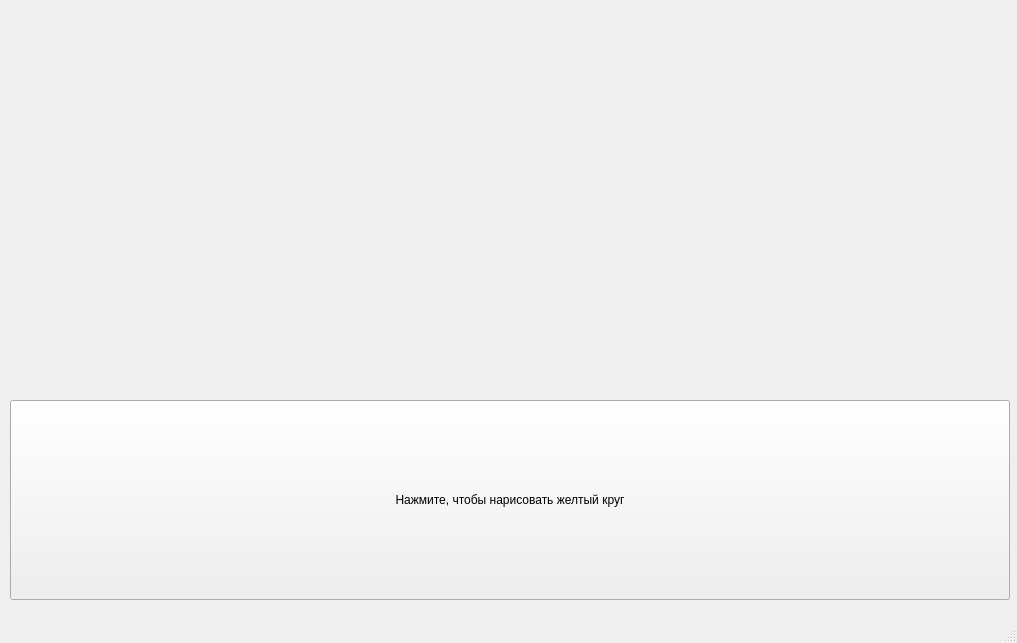
<?xml version="1.0" encoding="UTF-8"?>
<ui version="4.0">
 <class>MainWindow</class>
 <widget class="QMainWindow" name="MainWindow">
  <property name="geometry">
   <rect>
    <x>0</x>
    <y>0</y>
    <width>1017</width>
    <height>643</height>
   </rect>
  </property>
  <property name="windowTitle">
   <string>MainWindow</string>
  </property>
  <widget class="QWidget" name="centralwidget">
   <widget class="QPushButton" name="pushButton">
    <property name="geometry">
     <rect>
      <x>10</x>
      <y>400</y>
      <width>1000</width>
      <height>200</height>
     </rect>
    </property>
    <property name="text">
     <string>Нажмите, чтобы нарисовать желтый круг</string>
    </property>
   </widget>
  </widget>
  <widget class="QMenuBar" name="menubar">
   <property name="geometry">
    <rect>
     <x>0</x>
     <y>0</y>
     <width>1017</width>
     <height>21</height>
    </rect>
   </property>
  </widget>
  <widget class="QStatusBar" name="statusbar"/>
 </widget>
 <resources/>
 <connections/>
</ui>
